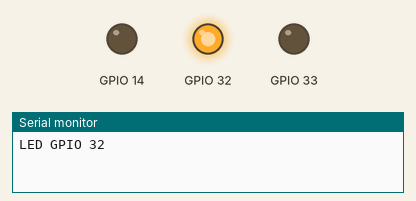
Simulated run of this sketch. Board: ESP32. Shown: output pins drawn as LEDs (lit = HIGH), the last lines printed to the serial monitor.

Above: at 0.5 s.
At 1.5 s:
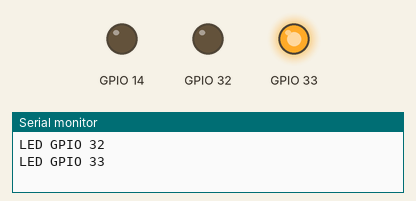
At 3.2 s:
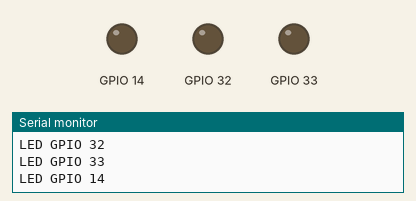
At 6.0 s:
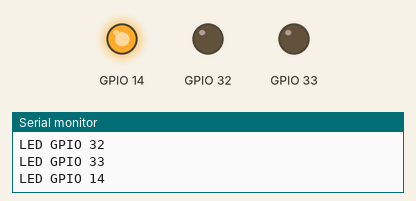
Timing chart, 0 to 8.1 s (numbered marks = the images above):
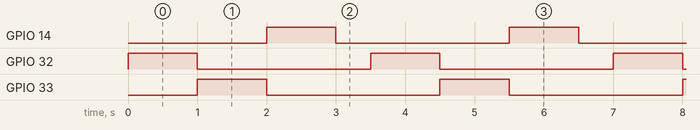

Measured:
- by itself, GPIO 14, GPIO 32, GPIO 33: alternates HIGH for 1.0 s and LOW for 2.5 s
- by itself, everything shown: repeats every 3.5 s, in 4 steps

The sketch:

leds.ino
```cpp
// LEDs: GPIO32 amarelo, GPIO33 verde, GPIO14 vermelho.
// Cada LED com resistor em serie e catodo no GND.
const int leds[]={32,33,14};
void setup(){ Serial.begin(115200); for(int p:leds){pinMode(p,OUTPUT);digitalWrite(p,LOW);} }
void loop(){
 for(int p:leds){Serial.print("LED GPIO ");Serial.println(p);digitalWrite(p,HIGH);delay(1000);digitalWrite(p,LOW);}
 delay(500);
}
```
